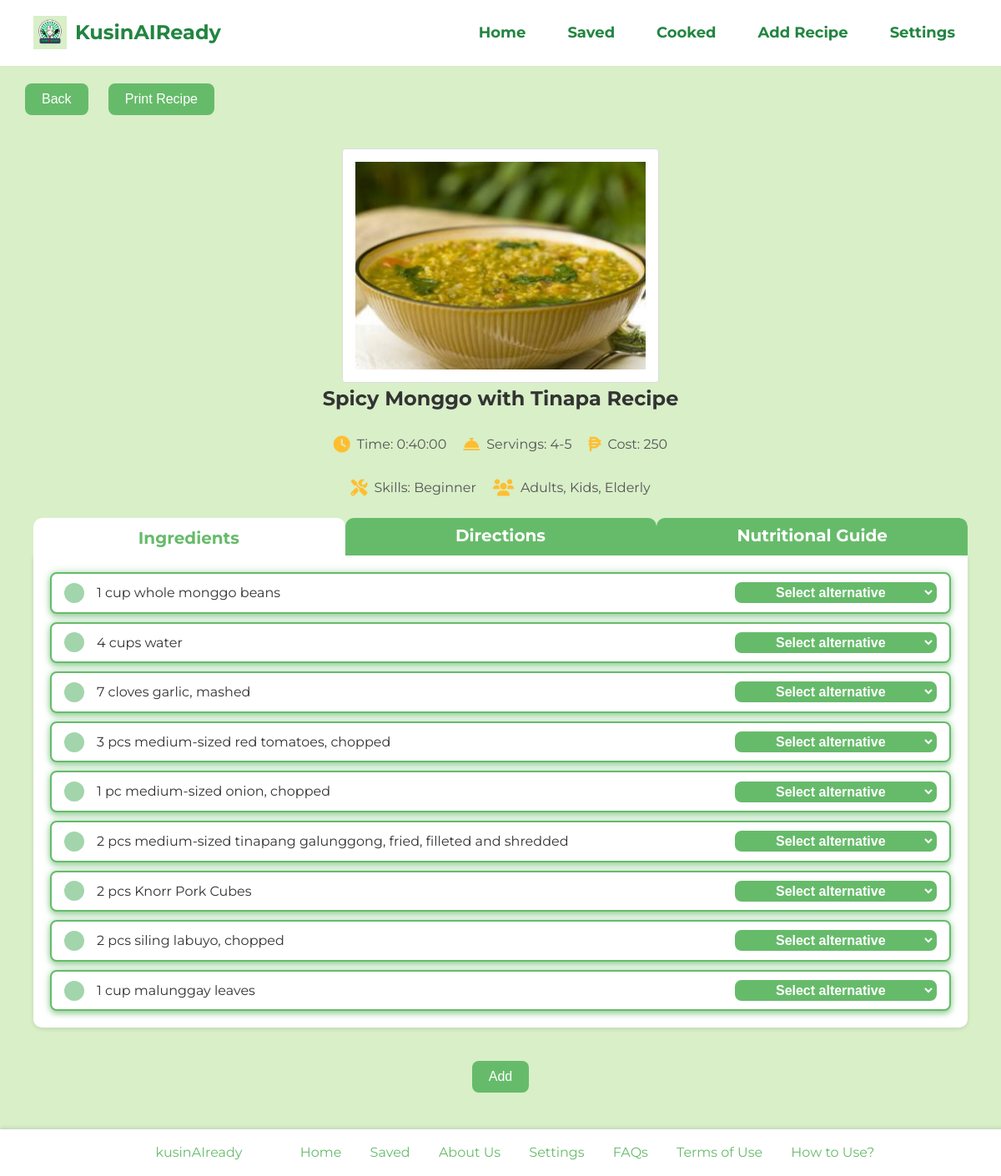
The page /homedish/32/ (signed in) on the database its author committed.
### kusinaiapp/models.py (models this page shows, shortened)
class Dish(models.Model):
    id = models.AutoField(primary_key=True)
    dish_name = models.CharField(max_length=200)
    preparation_time = models.DurationField()
    ingredient_list = models.JSONField(null=True, blank=True)  # Allow NULL and blank
    number_of_servings = models.CharField(max_length=50)
    procedure = models.TextField()
    nutritional_guide = models.TextField()
    skills_needed = models.CharField(max_length=200)
    age_range_that_can_eat = models.JSONField()
    cost = models.IntegerField()
    dish_image = models.ImageField(upload_to='dish_images/')
    meal_type = models.ManyToManyField(MealType)
    approved = models.BooleanField(default=False)

### kusinaiapp/views.py (the view)
# urls.py: path('homedish/<int:dish_id>/', views.homedish, name='homedish'),
@login_required
def homedish(request, dish_id):
    try:
        dish = Dish.objects.get(id=dish_id)
    except Dish.DoesNotExist:
        return HttpResponse('Dish not found', status=404)
    ingredients_data = dish.ingredient_list  # This is already a list of dicts
    ingredients = [(item['ingredient'], item['alternatives']) for item in ingredients_data]
    steps = dish.procedure.split('\n') if dish.procedure else []
    meal_type = request.GET.get('meal_type', 'Recommended Dishes')
    budget = request.GET.get('budget', '')
    selected_date = request.GET.get('selected_date', None)
    print(f"Selected date: {selected_date}")
    context = {
        'dish': dish,
        'ingredients': ingredients,  # List of tuples (ingredient, alternatives)
        'steps': steps,  # Add processed steps to context
        'selected_meal_type': meal_type,
        'selected_budget': budget,
        'selected_date': selected_date  # Pass selected date to template
    }
    return render(request, 'homedish.html', context)

### templates/homedish.html (shortened to what this page needs)
<!DOCTYPE html>
<html lang="en">
<head>
    {% load static %}
    <link rel="stylesheet" href="{% static 'css/style.css' %}">
    <link rel="stylesheet" href="https://cdnjs.cloudflare.com/ajax/libs/font-awesome/6.0.0-beta3/css/all.min.css">
    <link href="https://cdnjs.cloudflare.com/ajax/libs/font-awesome/6.0.0-beta3/css/all.min.css" rel="stylesheet">
    <link rel="stylesheet" href="https://cdn.jsdelivr.net/npm/flatpickr/dist/flatpickr.min.css">
</head>
<body>
    <header>
        <div class="logo">
            <img src="{% static 'images/logo.png' %}" alt="KusinAIReady Logo">
            KusinAIReady
        </div>
        <div class="nav-menu">
            <div class="nav-links">
                <a href="{% url 'home' %}">Home</a>
                <a href="{% url 'saved' %}">Saved</a>
                <a href="{% url 'cooked' %}">Cooked</a>
                <a href="{% url 'addrecipe' %}">Add Recipe</a>
                <a href="{% url 'settings' %}">Settings</a>
            </div>
        </div>
    </header>
    <main>
        <button class="back-button" onclick="window.history.back()">Back</button>
        <button class="print-button" type="button" onclick="printRecipe()">Print Recipe</button>
        <div class="dish-details">
            <img src="{{ dish.dish_image.url }}" alt="{{ dish.dish_name }}">
            <h1>{{ dish.dish_name }}</h1>
            <div class="dish-details">
                <div class="dish-info">
                    <div class="info-row">
                        <div class="info-item">
                            <span class="icon"><i class="fas fa-clock"></i></span> Time: {{ dish.preparation_time }}
                        </div>
                        <div class="info-item">
                            <span class="icon"><i class="fas fa-concierge-bell"></i></span> Servings: {{ dish.number_of_servings }}
                        </div>
                        <div class="info-item">
                            <span class="icon"><i class="fas fa-peso-sign"></i></span> Cost: {{ dish.cost }}
                        </div>
                    </div>
                    <div class="info-row">
                        <div class="info-item">
                            <span class="icon"><i class="fas fa-tools"></i></span> Skills: {{ dish.skills_needed }}
                        </div>
                        <div class="info-item">
                            <span class="icon"><i class="fas fa-users"></i></span> {{ dish.age_range_that_can_eat|join:", " }}
                        </div>
                    </div>
                </div>
            </div>
        </div>
        <div class="panel">
            <div class="tabs">
                <div class="tab active" data-tab="ingredients">Ingredients</div>
                <div class="tab" data-tab="directions">Directions</div>
                <div class="tab" data-tab="nutritional">Nutritional Guide</div>
            </div>
            <div class="tab-content ingredients active">
                <div class="ingredient-list">
                    {% for ingredient, alternatives in ingredients %}
                        <div class="ingredient-item" id="ingredient_{{ forloop.counter }}">
                            <label for="checkbox_{{ forloop.counter }}">
                                <span class="ingredient-icon"></span><span class="ingredient-name">{{ ingredient }}</span>
                            </label>
                            {% if alternatives|length > 0 %}
                                <select class="ingredient-alternative" onchange="updateIngredient(this, {{ forloop.counter }}, '{{ ingredient }}')">
                                    <option value="">Select alternative</option>
                                </select>
                            {% endif %}
                        </div>
                    {% endfor %}
                </div>
            </div>
        </div>
        <button class="add-button" type="button" onclick="openModal('{{ dish.id }}')">Add</button>
    </main>
    <footer>
        <div class="footer-left">kusinAIready</div>
        <div class="footer-right">
            <a href="{% url 'home' %}">Home</a>
            <a href="{% url 'saved' %}">Saved</a>
            <a href="{% url 'about' %}">About Us</a>
            <a href="{% url 'settings' %}">Settings</a>
            <a href="{% url 'faqs' %}">FAQs</a>
            <a href="{% url 'terms' %}">Terms of Use</a>
            <a href="{% url 'tutorial' %}">How to Use?</a>
        </div>
    </footer>
</body>
</html>

### static/css/style.css (style rules this page uses)
body, h1, h2, h3, p, button { margin: 0; padding: 0; box-sizing: border-box; }
body { font-family: 'Montserrat', sans-serif; line-height: 1.6; color: #333; background-color: #D8EFC8; padding-bottom: 60px; margin: 0 auto; max-width: 1200px; }
header { background-color: #ffffff; padding: 15px 40px; display: flex; justify-content: space-between; align-items: center; position: fixed; width: 100%; top: 0; left: 0; z-index: 1000; box-sizing: border-box; }
header .logo { display: flex; align-items: center; font-size: 24px; font-weight: bold; color: #228540; }
header .logo img { width: 40px; height: auto; margin-right: 10px; }
header .nav-menu { display: flex; justify-content: flex-end; flex-grow: 1; position: relative; }
header .nav-links { display: flex; justify-content: center; gap: 20px; }
header .nav-links a { color: #228540; text-decoration: none; padding: 10px 15px; font-weight: bold; font-size: 18px; transition: color 0.3s ease; }
h1 { color: #228540; }
main { padding: 100px 40px 20px; margin: 0 auto; max-width: 1200px; }
footer { background-color: #ffffff; color: #66BB6A; padding: 15px 25px; text-align: center; width: 100%; position: fixed; bottom: 0; left: 0; z-index: 1000; box-shadow: 0 -2px 4px rgba(0, 0, 0, 0.1); }
footer .footer-left, footer .footer-right { display: inline-block; padding: 0 25px; }
footer .footer-right a { color: #66BB6A; text-decoration: none; padding: 0 15px; transition: color 0.3s ease; }
footer::after { content: ""; display: table; clear: both; }
.dish-details img { width: 100px; height: 130px; object-fit: cover; display: block; margin: 0 auto; }

### rows shown on the page
Dish: dish_image (placeholder picture), dish_name "Spicy Monggo with Tinapa Recipe", preparation_time "0:40:00", number_of_servings "4-5", cost "250", skills_needed "Beginner", age_range_that_can_eat "Adults, Kids, Elderly"

### other values the page prints
{{ ingredient }} "1 cup whole monggo beans" "4 cups water" "7 cloves garlic, mashed" "3 pcs medium-sized red tomatoes, chopped" "1 pc medium-sized onion, chopped" "2 pcs medium-sized tinapang galunggong, fried, filleted and shredded" "2 pcs Knorr Pork Cubes" "2 pcs siling labuyo, chopped" "1 cup malunggay leaves"
